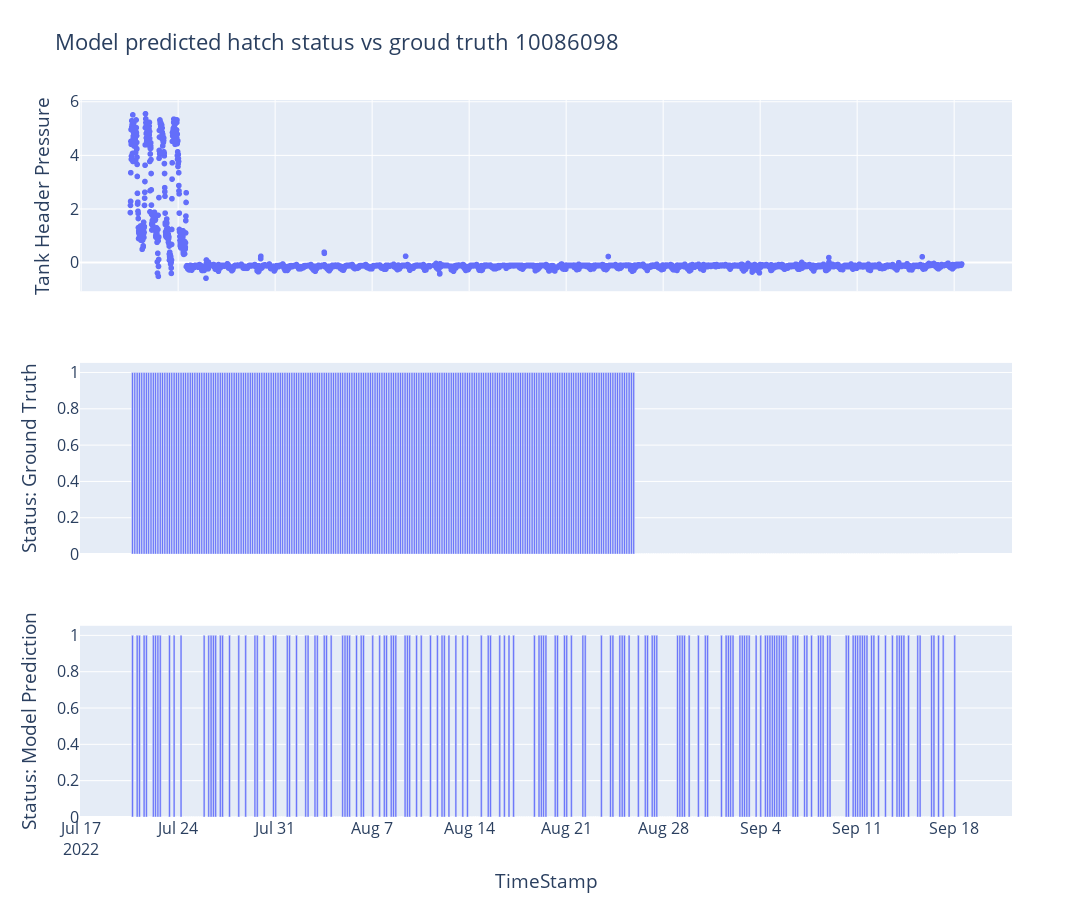

Notebook code for this chart:
### Code cell
from utils import plot_prediction_validation

fig = plot_prediction_validation(df, df_pred, facility_id)
#fig.write_image(f'results/challenge_2/prediction_validation_{facility_id}.png')
fig.show()

### Figure 1 — Plotly figure (JSON) as saved in the notebook; plotly's stock layout.template omitted (floating-point values rounded to 4 significant figures; data arrays with more than 128 entries replaced by an {"elided": "..."} marker saying what was removed)
{"data": [{"hovertemplate": "timestamp=%{x}<br>pressure_osi=%{y}<extra></extra>", "legendgroup": "", "marker": {"color": "#636efa", "symbol": "circle"}, "mode": "markers", "name": "", "showlegend": false, "type": "scattergl", "x": {"elided": "4326 str values"}, "xaxis": "x", "y": {"elided": "4326 float values"}, "yaxis": "y"}, {"alignmentgroup": "True", "hovertemplate": "TimeStamp=%{x}<br>Status_Truth=%{y}<extra></extra>", "legendgroup": "", "marker": {"color": "#636efa", "pattern": {"shape": ""}}, "name": "", "offsetgroup": "", "orientation": "v", "showlegend": false, "textposition": "auto", "type": "bar", "x": {"elided": "358 str values"}, "xaxis": "x2", "y": {"elided": "358 int values"}, "yaxis": "y2"}, {"alignmentgroup": "True", "hovertemplate": "TimeStamp=%{x}<br>Status_Predicted=%{y}<extra></extra>", "legendgroup": "", "marker": {"color": "#636efa", "pattern": {"shape": ""}}, "name": "", "offsetgroup": "", "orientation": "v", "showlegend": false, "textposition": "auto", "type": "bar", "x": {"elided": "358 str values"}, "xaxis": "x3", "y": {"elided": "358 int values"}, "yaxis": "y3"}], "layout": {"font": {"size": 16}, "height": 900, "title": {"text": "Model predicted hatch status vs groud truth 10086098"}, "width": 1600, "xaxis": {"anchor": "y", "domain": [0, 1], "matches": "x3", "showticklabels": false}, "xaxis2": {"anchor": "y2", "domain": [0, 1], "matches": "x3", "showticklabels": false}, "xaxis3": {"anchor": "y3", "domain": [0, 1], "title": {"text": "TimeStamp"}}, "yaxis": {"anchor": "x", "domain": [0.7333, 1], "title": {"text": "Tank Header Pressure"}}, "yaxis2": {"anchor": "x2", "domain": [0.3667, 0.6333], "title": {"text": "Status: Ground Truth"}}, "yaxis3": {"anchor": "x3", "domain": [0, 0.2667], "title": {"text": "Status: Model Prediction"}}}}
